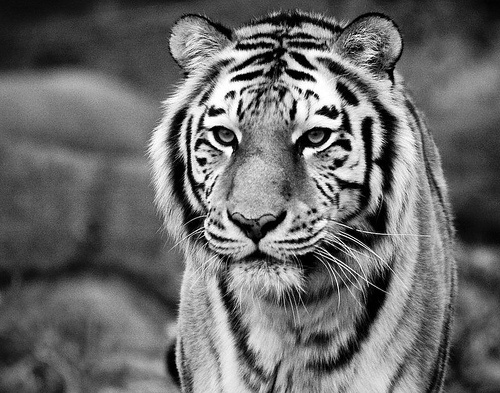
%> input picture kr26866_assign0_turnin/vision_assign0.jpg, 500 x 393 px
$ octave parttwoscript.m   (GNU Octave 9; MATLAB toolbox functions it lacks are replaced by stand-ins)
%> lines starting %> are read from the running program, lines starting %| are printed output that depends on the picture
%{
 Krishna Ramdeep
 CS 376 Computer Vision
 Assignment 0
%}

% Read in the original image
I = imread('vision_assign0.jpg'); % grayscale, for parts a-b, d-e
%> I is the input picture: size 393x500x3 uint8; min 0, max 255, mean 106.8
Icolor = imread('vision_assign0_color.jpg'); % color for part c
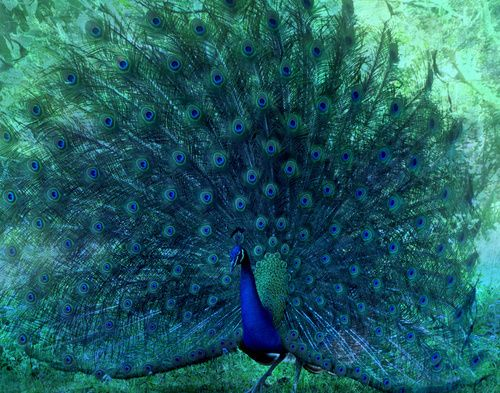
%> input picture kr26866_assign0_turnin/vision_assign0_color.jpg, 500 x 393 px
%> Icolor is the input picture: size 393x500x3 uint8; mean R, G, B 35.3, 96.6, 99.7

%{
 a.
 map  a  grayscale  image  to  its
 "negative  image",  in  which  the  lightest  values  appear
 dark and vice versa.
%}
ia = negimage(I);

%{
 b.
 map the image to its "mirror image", i.e., flipping it
 left to right.
%}
ib = mirrorimage(I);

%{
 c.
 swap the red and green color channels of the input color image
%}
ic = colorswap(Icolor);

%{
 d.
 average the input image with its mirror image (use typecasting!)
%}
id = averagewithmirror(I);

%{
 e.
 add or subtract a random value between [0,255] to every pixel in a
 grayscale image, then clip the resulting image to have a minimum value of
 0 and a maximum value of 255.
%}
ie = transformandclip(I);


% Display our images.
subplot(2, 3, 1), imshow(I)
title('Original grayscale')
subplot(2, 3, 2), imshow(ia)
title('negative')
subplot(2, 3, 3), imshow(ib)
title('mirror')
subplot(2, 3, 4), imshow(ic)
title('modified color')
subplot(2, 3, 5), imshow(uint8(id))
title('average')
subplot(2, 3, 6), imshow(ie)
title('random add/clip')

function ia = negimage(pic)
	% imcomplement does what we need, making light dark and vice versa
	ia = imcomplement(pic);
end

function ib = mirrorimage(pic)
	% another builtin function that does what we need, flipping the image
	ib = fliplr(pic);
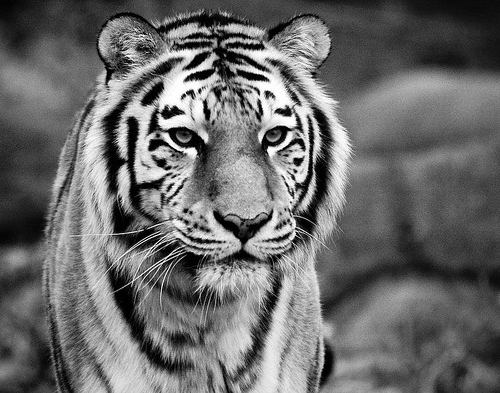
%> ib: size 393x500x3 uint8; min 0, max 255, mean 106.8; mean of the top-left, top-right, bottom-left and bottom-right quarters 107.5, 104, 111.3, 104.3
end

function ic = colorswap(pic)
    % get the red and green channels
    redchannel = pic(:, :, 1);
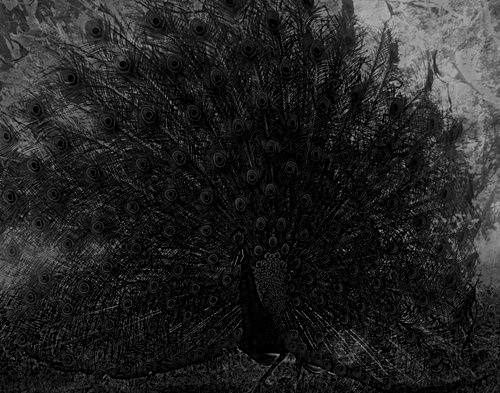
%> redchannel: size 393x500 uint8; min 0, max 187, mean 35.3
    greenchannel = pic(:, :, 2);
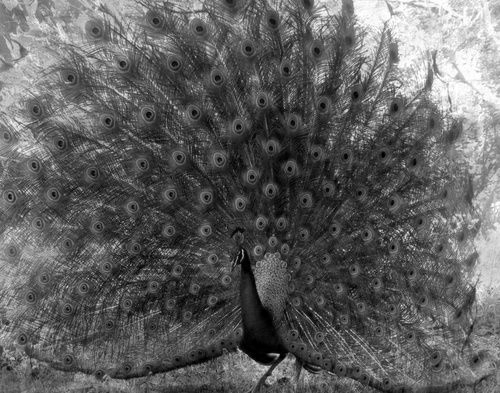
%> greenchannel: size 393x500 uint8; min 0, max 255, mean 96.6
    % swap them
    temp = greenchannel;
    greenchannel = redchannel;
    redchannel = temp;
    ic = cat(3, redchannel, greenchannel, pic(:, :, 3));
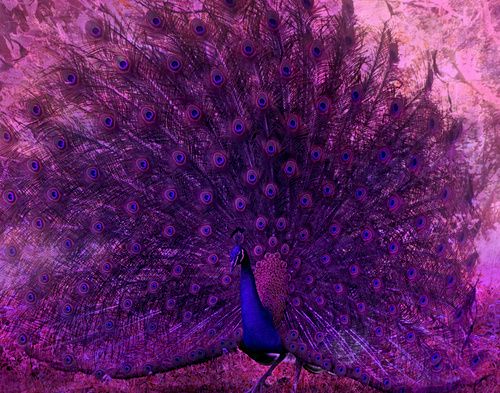
%> ic: size 393x500x3 uint8; mean R, G, B 96.6, 35.3, 99.7
end

function id = averagewithmirror(pic)
	% typecasting is necessary, otherwise we get floor division, thus losing
	% precision
	id = (double(pic) + double(mirrorimage(pic))) / 2;
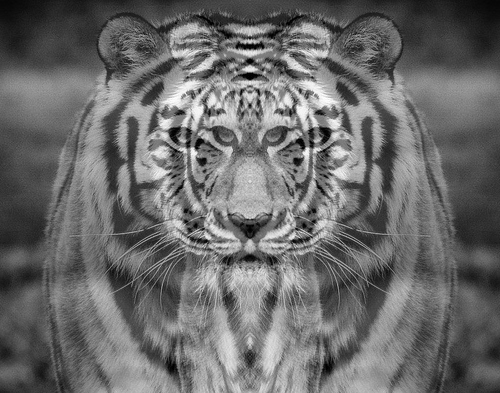
%> id: size 393x500x3 double; min 0, max 254.5, mean 106.8
end

function ie = transformandclip(pic)
	% add a random integer [0,255]
	ie = pic + (randi(256, 1) - 1);
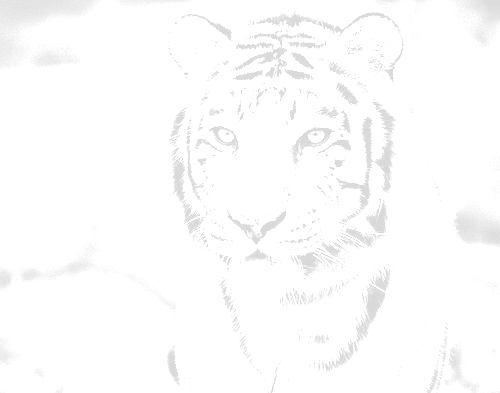
%> ie: size 393x500x3 uint8; min 216, max 255, mean 252.3
	% clip to a max of 255
	ie(ie > 255) = 255;
	% this will never happen, since we're adding, but clip to a min of 0
	ie(ie < 0) = 0;
end
